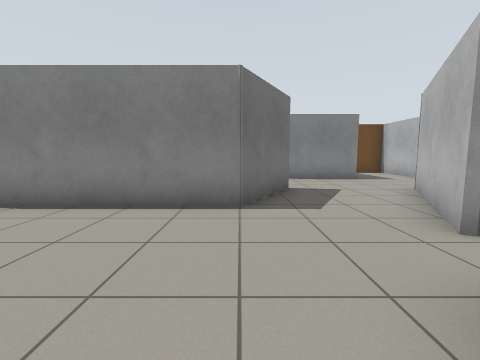
View 1 (above)

17 first-person views from a walk through a world built for the Gazebo simulator. The camera is 0.94 m above the floor, tilts 6° down and sees 90° across. The floor is counted in squares, 1 m on a side. Each view is taken from the middle of a square. On the plan, view 1 faces up. The plan holds only what a view shows up to about 10 squares ahead; the rest is blank. The robots in the file are not drawn.

View 2
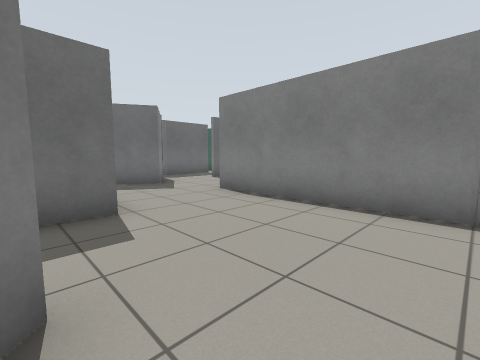

View 3
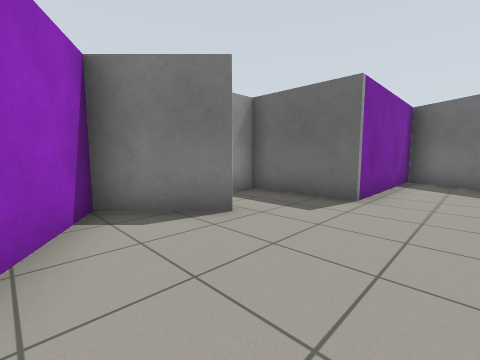

View 4
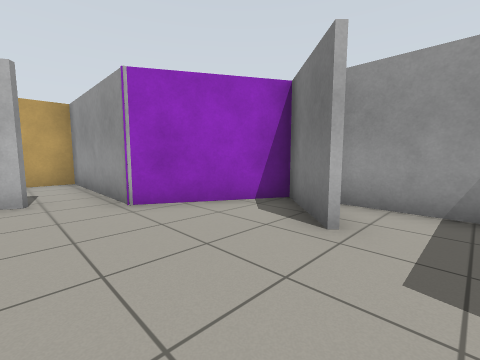

View 5
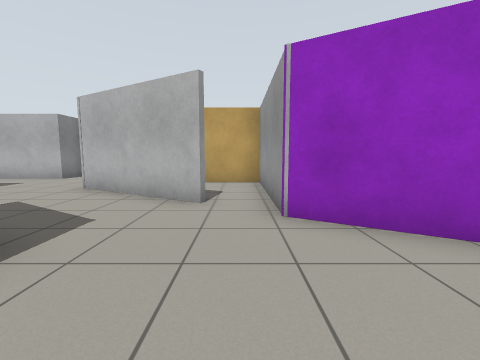

View 6
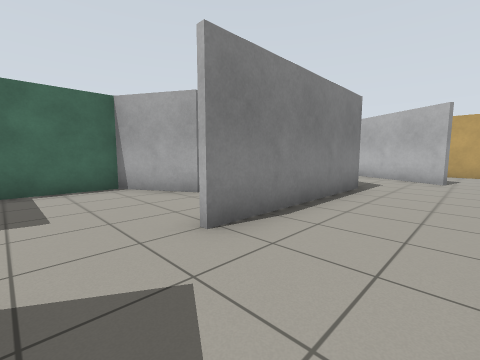

View 7
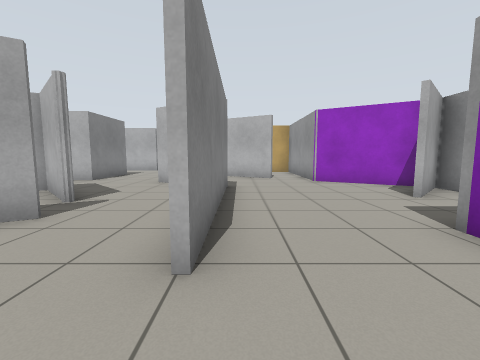

View 8
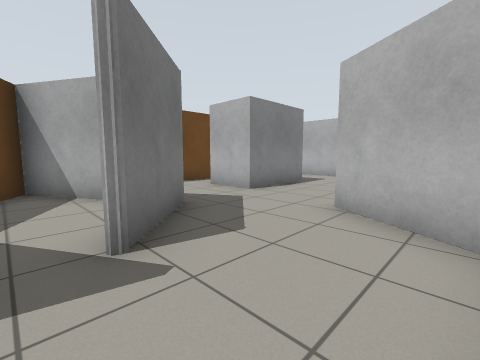

View 9
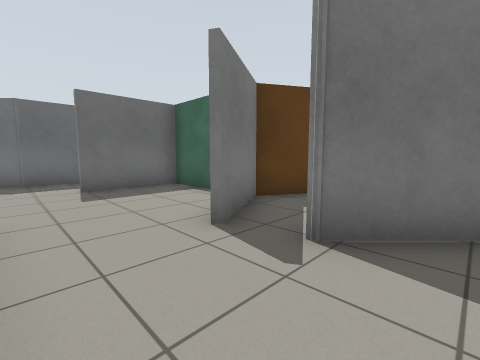

View 10
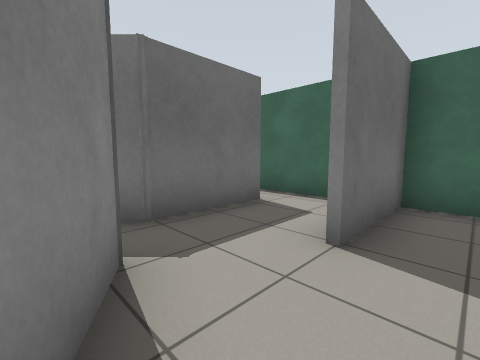

View 11
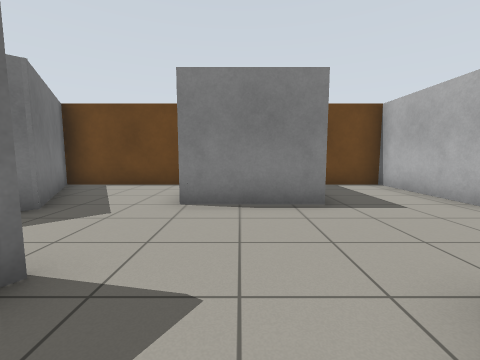

View 12
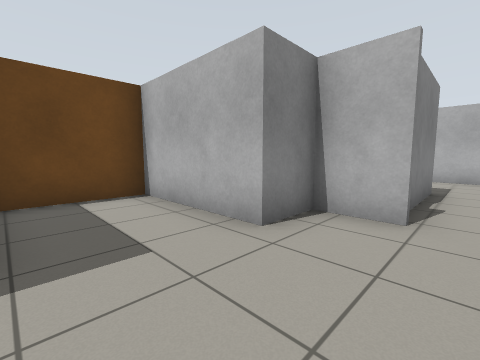

View 13
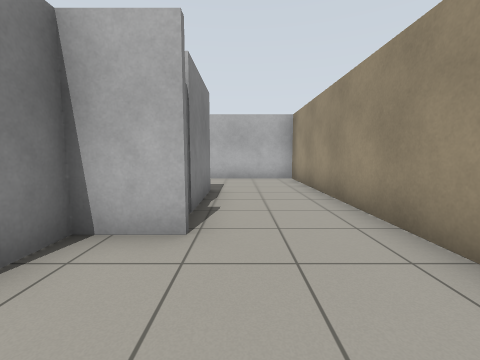

View 14
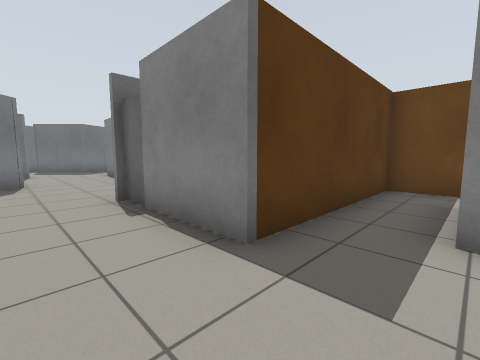

View 15
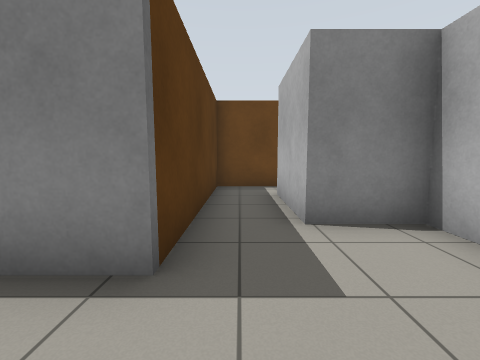

View 16
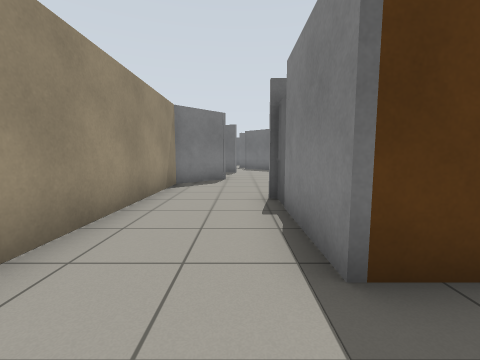

View 17
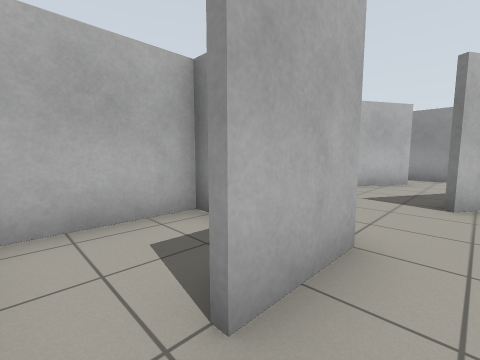

### Floor plan
Points are (right, up) in squares from view 1. A wall is a line through its corners. A room is listed if a view was taken in it or the views show most of it. See-through windows are left out.
Room 1 (views 1, 2, 3, 4, 5)
walls: (-1.7, 0.1) (0, -1.5); (2.4, 2.7) (3.1, 4); (0.5, 5.2) (0, 4.4) (-5.2, 4.4); (-0.1, -1.6) (1.6, 1.3) (2.6, 1.3); (-5.6, 1.3) (-4.1, 1.3) (-4.1, -1.6) (-0.2, -1.6) (-1.8, 0)
ways out: opening at (-4.5, 2.5) to room 2; opening at (2, 4) to room 3; opening at (2, 2) to room 7
Room 2 (views 6, 7, 10)
walls: (-7.5, 3.7) (-8.8, 1.3) (-5.6, 1.3)
ways out: opening at (-4.5, 2.5) to room 1; opening at (-6.5, 4) to room 3
Room 3 (views 8, 9, 11, 12, 17)
walls: (1.4, 6.8) (0.5, 5.2); (0.2, 4.9) (1.3, 6.9); (-3.5, 6.9) (-4.7, 9); (-4.6, 9) (-7.9, 9) (-7.9, 6.4); (3.1, 4) (4.6, 6.6); (-2.6, 12.5) (-3, 11.8); (4.6, 9.5) (1.9, 9.5) (1.9, 11.3); (3, 12.6) (-2.5, 12.6) (-0.5, 9.1) (-2.3, 7.3)
ways out: opening at (2, 4) to room 1; opening at (-6.5, 4) to room 2; opening at (4.5, 7.5) to room 4; opening at (-8, 5.5) to room 5; opening at (2, 12) to room 6
Room 4 (views 13, 14, 15, 16)
walls: (8.7, 8.4) (8.7, 9) (7.4, 9) (7.4, 12.6) (4.9, 12.6); (4.6, 6.6) (6.3, 4.9) (15.5, 4.9) (15.5, 9.2) (13.9, 9.2) (13.9, 11.8); (14.1, 13.1) (12.3, 13.1) (12.3, 7.8) (9.8, 7.8)
ways out: opening at (4.5, 7.5) to room 3; opening at (14, 12)
objects: door leaf (9, 8)
Room 5 (no view inside)
walls: (-9.1, 4.7) (-7.5, 3.7); (-10.3, 8) (-10.3, 5.4); (-9.2, 9) (-10.5, 9)
ways out: opening at (-8, 5.5) to room 3
Room 6 (no view inside)
walls: (4, 9.6) (4.5, 9.6) (4.5, 12.1)
ways out: opening at (2, 12) to room 3
Room 7 (no view inside)
walls: (2.6, 1.3) (6.2, 1.3) (6.2, 3.3)
ways out: opening at (2, 2) to room 1

Positions as (right, up) in squares from view 1, and headings:
1: (0, 0), facing up
2: (0, 0), facing up-left
3: (1, 3), facing down-left
4: (-3, 3), facing down-right
5: (-2, 2), facing right
6: (-7, 2), facing up-right
7: (-7, 4), facing right
8: (-3, 5), facing up-right
9: (-1, 5), facing up-left
10: (-7, 4), facing up-left
11: (3, 5), facing up
12: (5, 7), facing up-right
13: (6, 7), facing right
14: (14, 6), facing up-left
15: (13, 6), facing up
16: (14, 7), facing left
17: (1, 12), facing down-right
